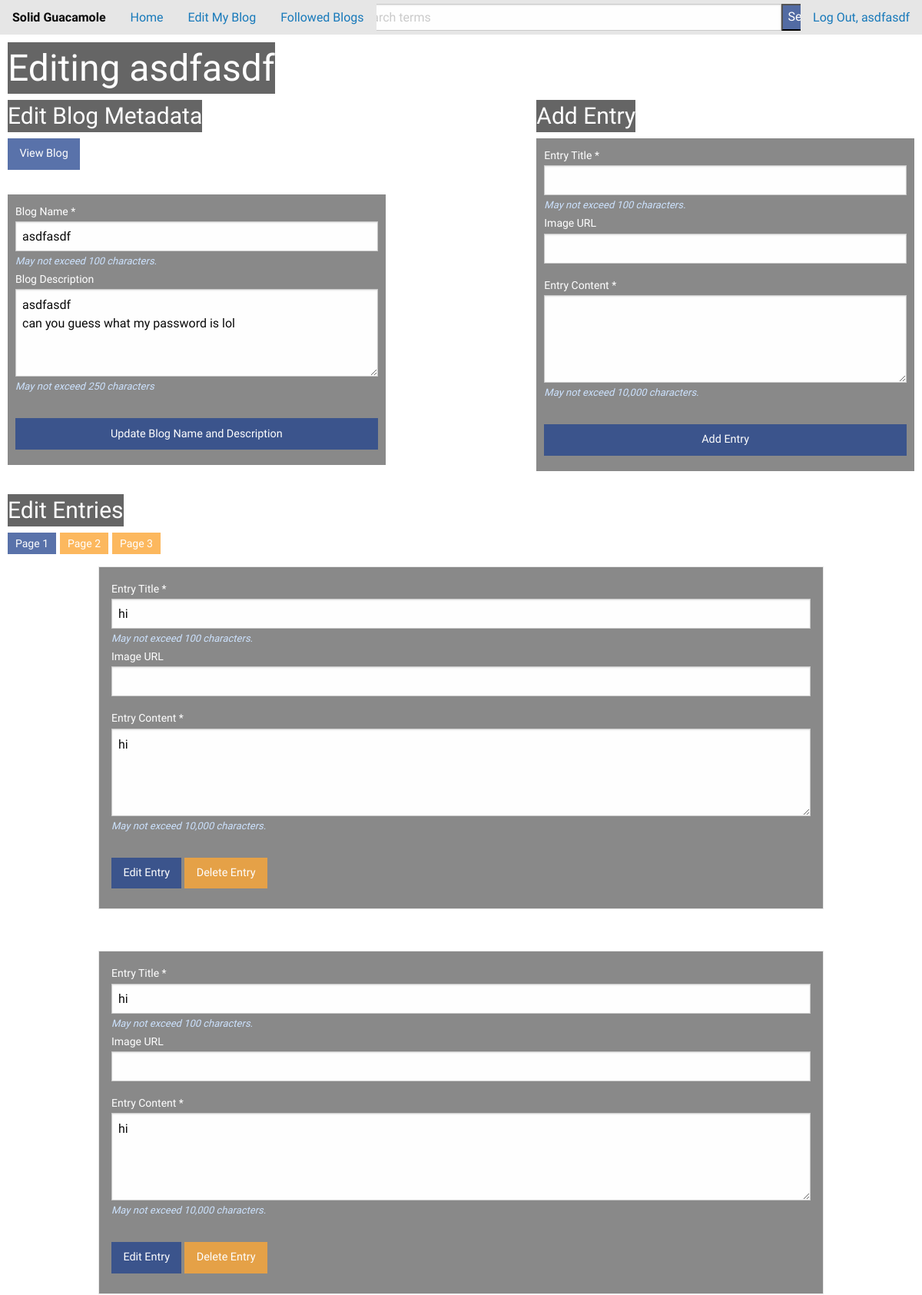
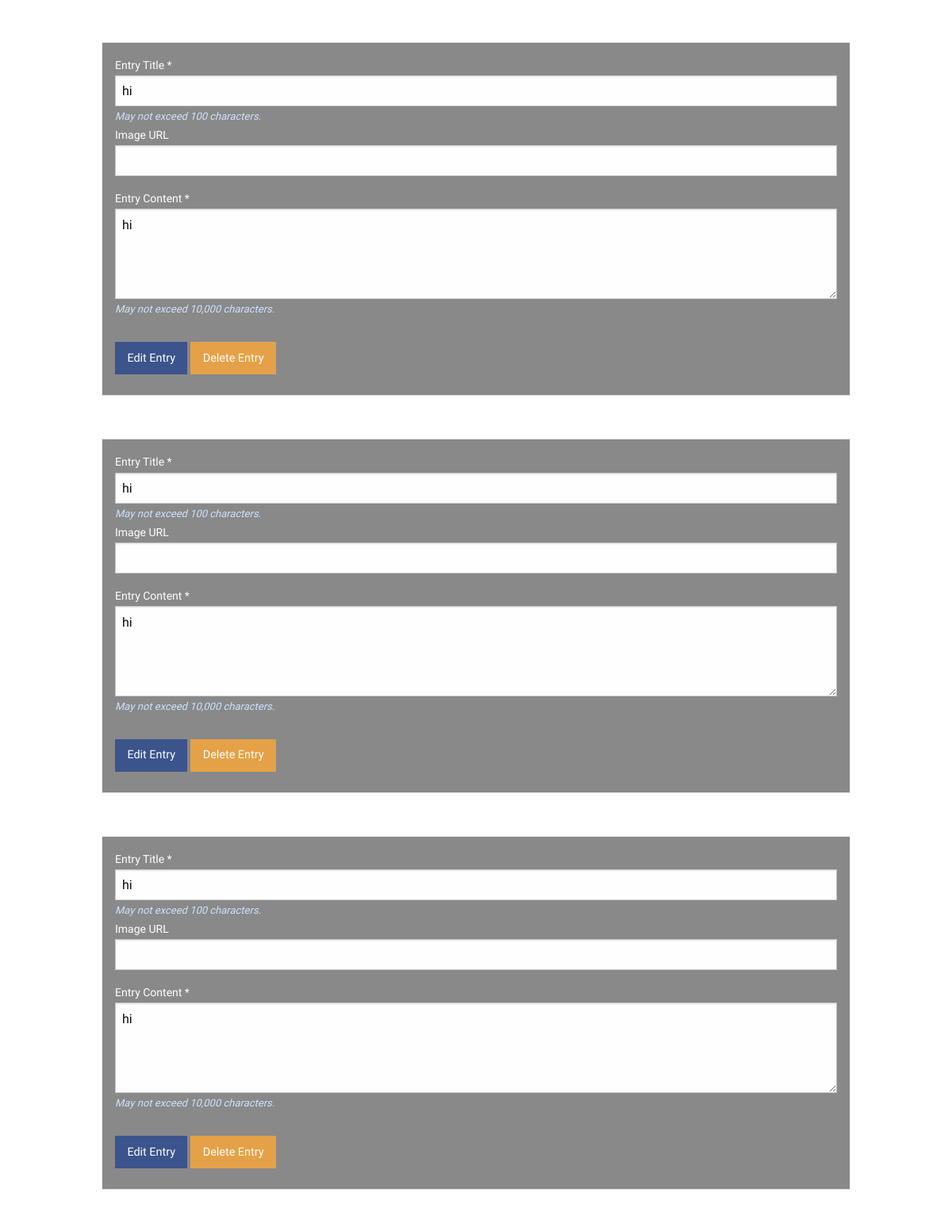
The app's page /edit-blog (signed in, upper part) with its own data (2 pictures, top to bottom).
### tables this page shows
CREATE TABLE users (id INTEGER PRIMARY KEY, username TEXT,
              password TEXT, blogname TEXT, blogdescription TEXT, time DATETIME);

CREATE TABLE entries (id INTEGER PRIMARY KEY,
              userID INTEGER, time DATETIME, title TEXT, post TEXT, pic TEXT);

### app/blog.py (the view, shortened to what this page needs)
@bp.route("/edit-blog/<int:pageNum>", methods=["GET", "POST"])
@bp.route("/edit-blog", defaults={'pageNum': 1}, methods=["GET", "POST"])
@login_required
def editBlog(pageNum):
    entries = pageEntries(blog_methods["getEntries"](blog_methods["getInfo"](session["username"], "id")), 10)
    if len(entries) < pageNum or pageNum < 1:
        pageNum = 1
    return render_template("blog/edit-blog.html", username=session["username"],
                            blogname=blog_methods["getInfo"](session["username"], "blogname"),
                            blogdescription=blog_methods["getInfo"](session["username"], "blogdescription"),
                            entries=entries, pageNum=pageNum)

### app/auth.py (called while the page is built)
def login_required(view):
    @functools.wraps(view)
    def wrapped_view(**kwargs):
        if g.user is None:
            return redirect(url_for('auth.login'))
        return view(**kwargs)
    return wrapped_view

@bp.before_app_request
def load_logged_in_user():
    username = session.get('username')
    if username is None:
        g.user = None
    else:
        g.user = get_db().execute(
            'SELECT * FROM users WHERE username = ?', (username,)
        ).fetchone()

### app/db_builder.py (called while the page is built)
def get_db():
    if 'db' not in g:
        g.db = sqlite3.connect(
            current_app.config['DATABASE'],
            detect_types=sqlite3.PARSE_DECLTYPES
        )
        g.db.text_factory = text_factory
        g.db.row_factory = sqlite3.Row
    return g.db

def pageEntries(entries, pageSize):
    pagedEntries = []
    for i in range(0, len(entries), pageSize):
        pagedEntries += [entries[i:min(i + pageSize, len(entries))]]
    return pagedEntries

def checkUsername(username):
    db = get_db()
    found = False
    for row in db.execute("SELECT * FROM users;"):
        found = found or (username == row[1])
    db.commit()
    return found

def getInfo(username, col):
    if checkUsername(username):
        db = get_db()
        info = db.execute("SELECT " + col + " FROM users WHERE username=?;", [username]).fetchone()[0]
        db.commit()
        return info
    return None

def getEntries(userID):
    db = get_db()
    entries = db.execute("SELECT * FROM entries WHERE userID=? ORDER BY time DESC;", [str(userID)]).fetchall()
    db.commit()
    return [dict(i) for i in entries]

### app/templates/blog/edit-blog.html (shortened to what this page needs)
{% extends 'base.html' %}
{% block header %}
    <h1>{% block title %}Editing {{ blogname }}{% endblock %}</h1>
{% endblock %}
{% block content %}
    <body class="allpages">
        <div id="bloghome">
            <div class="grid-x fluid stacked-for-medium" id="stylemepls">
                <div class="containers cell medium-5">
                    <h2 class="title">Edit Blog Metadata</h2>
                    <a href="{{ url_for('blog.viewBlog', username=username) }}" class="primary button search-button" id="regButton">View Blog</a></p>
                    <form class="loginForm" action="{{ url_for('blog.editBlog') }}" method="POST">
                        <label for="blogname">Blog Name <span class="required">*</span></label>
                        <input type="text" name="blogname" value="{{ blogname }}" required maxlength="100" />
                        <small class="help-text">May not exceed 100 characters.</small>
                        <br class = "spacing" />
                        <label for="blogdescription">Blog Description</label>
                        <textarea name="blogdescription" id="blogdescription" maxlength="250" rows="4">{{ blogdescription }}</textarea></td></tr>
                        <small class="help-text">May not exceed 250 characters</small>
                        <br class = "spacing" />
                        <input name="blog" type="submit" class="primary button expanded spaced-button" id="regButton" value="Update Blog Name and Description" />
                    </form>
                </div>
            <div class="containers cell medium-5 medium-offset-2">
                <h2 class="title">Add Entry</h2>
                <form class="loginForm" action="{{ url_for('blog.editBlog') }}" method="POST">
                    <label for="title1">Entry Title <span class="required">*</span></label>
                    <input type="text" name="title" id="title1" value="{{ entrytitle }}" required maxlength="100" />
                    <small class="help-text">May not exceed 100 characters.</small>
                    <br class = "spacing" />
                    <label for="pic1">Image URL</label>
                    <input type="url" name="pic" id="pic1" />
                    <label for="content1">Entry Content <span class="required">*</span></label>
                    <textarea name="content" id="blogname" value="{{ blogname }}" required maxlength="10000" rows="4" ></textarea>
                    <small class="help-text">May not exceed 10,000 characters.</small>
                    <br class = "spacing" />
                    <input name="addEntry" type="submit" class="primary button expanded spaced-button" id="regButton" value="Add Entry" />
                </form>
            </div>
            <div class="containers cell medium-12" id="editentriessection">
                <h2 class="title">Edit Entries</h2>
                {% if not entries %}
                    <h3>You don't have any entries for this blog...</h3>
            </div>
        </div>
                    {% else %}
                        <nav aria-label="Pagination">
                            <ul class="pagination">
                            {% for page in entries %}
                                {% if loop.index != pageNum %}
                                    <li><a href="{{ url_for('blog.editBlog', pageNum=loop.index) }}" aria-label="Page {{loop.index}}">Page {{loop.index}}</a></li>
                                {% else %}
                                    <li class="current">Page {{loop.index}}</li>
                                {% endif %}
                            {% endfor %}
                            </ul>
                        </nav>
                </div>
                <div class="containers entries cell medium-12">
                    {% for entry in entries[pageNum - 1] %}
                        <div class="card" id="editcards">
                            <div class="card-section">
                                <form class="containers" action="{{ url_for('blog.editEntries', entryID=entry['id']) }}" method="POST">
                                    <label for="title2">Entry Title <span class="required">*</span></label>
                                    <input type="text" name="title" id="title1" value="{{ entry['title'] }}" maxlength="100" />
                                    <small class="help-text">May not exceed 100 characters.</small>
                                    <br class = "spacing" />
                                    <label for="pic2">Image URL</label>
                                    <input type="url" name="pic" id="pic1" value="{{ entry['pic'] }}" />
                                    <label for="content2">Entry Content <span class="required">*</span></label>
                                    <textarea name="content" id="content2" required maxlength="10000" rows="4">{{ entry['post'] }}</textarea>
                                    <small class="help-text">May not exceed 10,000 characters.</small>
                                    <br class = "spacing" />
                                    <input name="editEntry" type="submit" class="primary button search-button spaced-button" id="regButton" value="Edit Entry" />
                                    <button class="primary button search-button spaced-button" type="button" data-toggle="deleting{{loop.index}}" id="deleteEntryBg">Delete Entry</button>
                                </form>
                            </div>
                        </div>
                        <br class = "spacing" />
                    {% endfor %}
                </div>
                    {% endif %}
            </div>
        </body>
{% endblock %}

### app/static/styles.css (style rules this page uses)
.help-text { color: rgb(205, 227, 255); }
.allpages { background: url("https://scottchoucino.com/wp-content/uploads/2016/12/ScottChoucino-1-1.jpg") no-repeat center center fixed; -webkit-background-size: cover; -moz-background-size: cover; -o-background-size: cover; background-size: cover; }
.allpages h1 { display: table; color: white; background-color: rgba(0, 0, 0, 0.603); }
#bloghome h2 { display: table; color: white; background-color: rgba(0, 0, 0, 0.603); font-size: 30px; }
#regButton { background-color: rgba(31, 66, 141, 0.74); }
.title { color: white; }
.loginForm { background: #2929298c; padding: 10px 10px 10px 10px; margin: auto; border: 5px; border-color: whitesmoke; }
div.containers form label { color: white; }
div#stylemepls { color: white; }
#stylemepls .spaced-button { margin-top: 30px; margin-bottom: 10px; }
div#editentriessection { margin-top: 30px; }
#stylemepls input[type="text"], #stylemepls textarea { margin-bottom: 0px; }
#editcards { width: 80%; margin: auto; margin-bottom: 30px; color: #fefefe; background: #2929298c; }
#deleteEntryBg { background-color: rgba(252, 167, 56, 0.808); }
.card { width: 80%; margin: auto; margin-bottom: 30px; background: #2929298c; color: white; }
.pagination .current { background-color: rgba(31, 66, 141, 0.74); }
.pagination a { color: white; background-color: rgba(252, 167, 56, 0.808); }
* { font-family: "Montserrat Alternates"; }
h1, h2, h3, h4 { font-family: "Montserrat Alternates"; }

### records on screen
users: blogname "asdfasdf", blogdescription "asdfasdf can you guess what my password is lol"
entries: title "hi", content "hi"
entries: title "hi", content "hi"
entries: title "hi", content "hi"
entries: title "hi", content "hi"
entries: title "hi", content "hi"

### other values on screen
{{ username }} "asdfasdf"
